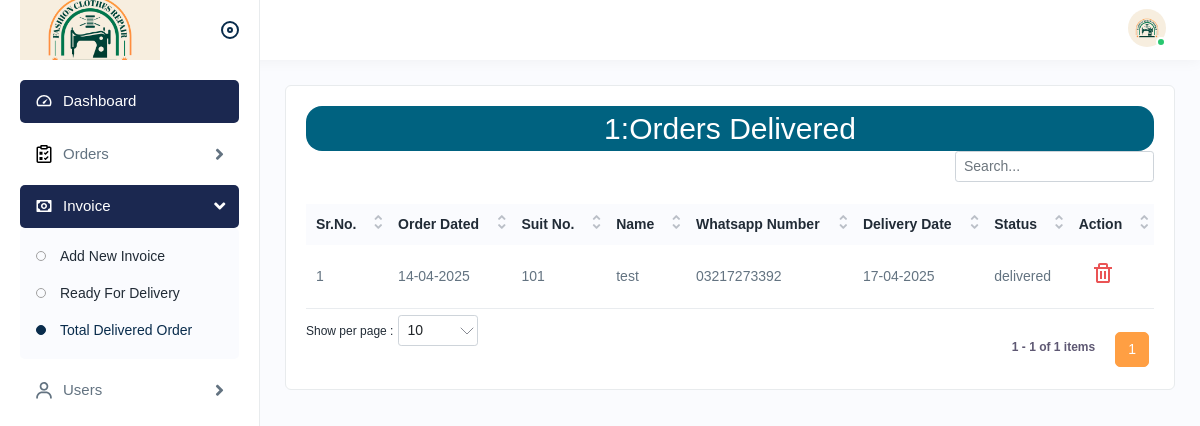
Page /delivered_order.php (signed in) on the committed database.
### tables this page shows
CREATE TABLE `addneworder` (
  `id` int(11) NOT NULL,
  `date` date NOT NULL DEFAULT current_timestamp(),
  `client_name` varchar(100) NOT NULL,
  `cnic` varchar(20) NOT NULL,
  `phone` varchar(20) NOT NULL,
  `stitching_type` varchar(10) NOT NULL,
  `delivery_date` date NOT NULL,
  `delivery_type` varchar(10) NOT NULL,
  `product` varchar(20) NOT NULL,
  `rate` int(11) NOT NULL,
  `quantity` int(11) NOT NULL,
  `sub_total` int(11) NOT NULL,
  `paid_amount` int(11) DEFAULT NULL,
  `due_amount` int(11) NOT NULL,
  `progress_suit` varchar(20) NOT NULL
);

### delivered_order.php (the view, shortened to what this page needs)
<?php include('assets/includes/header.php'); ?>
<?php include('./connect.php'); ?>
<div class="page-wrapper">
    <div class="content">
        <div class="card">
            <div class="card-body">
                <div class="table-responsive" id="raw_category">
                    <?php
                        $count_query = "SELECT COUNT(*) AS total_orders FROM addneworder WHERE progress_suit IN ('delivered')";
                        $count_result = mysqli_query($conn, $count_query);
                        $count_row = mysqli_fetch_assoc($count_result);
                        $total_orders = $count_row['total_orders'];
                        ?>
                    <h2 class="text-center h2_heading"><?php echo $total_orders?>:Orders Delivered</h2>
                    <table id="myTable" class="table  datanew">
                        <thead>
                            <tr>
                                <th>Sr.No.</th>
                                <th>Order Dated</th>
                                <th>Suit No.</th>
                                <th>Name</th>
                                <th>Whatsapp Number</th>
                                <th>Delivery Date</th>
                                <th>Status</th>
                                <th>Action</th>
                            </tr>
                        </thead>
                        <tbody>
                            <?php
                                $query = "SELECT * FROM addneworder WHERE progress_suit IN ('delivered') ORDER BY delivery_date DESC";
                                $db_table_data = mysqli_query($conn, $query);
                                $total_rows = mysqli_num_rows($db_table_data);
                                if($total_rows >0){
                                    $number = 1;
                                    while($result = mysqli_fetch_assoc($db_table_data)){
                                        $order_date = date("d-m-Y", strtotime($result['date']));
                                        $delivery_date = date("d-m-Y", strtotime($result['delivery_date']));
                                        echo "
                                                <tr>
                                                    <td class='td_style'>".$number."</td>
                                                    <td class='td_style'>".$order_date."</td>
                                                    <td class='td_style'>".($result['id'])."</td>
                                                    <td class='td_style'>".($result['client_name'])."</td>
                                                    <td class='td_style'>".($result['phone'])."</td>
                                                    <td class='td_style'>".$delivery_date."</td>
                                                    <td class='td_style'>".($result['progress_suit'])."</td>
                                                    <td>
                                                    <button type='button' class='btn btn-danger delete_btn' style='background:transparent; border:none;' value=".($result['id'])." ><img src='assets/img/icons/delete.svg' alt='img'></button>
                                                    </td>
                                                    </tr>
                                                    ";
                                                $number++;
                                    }
                                }
                            ?>
                        </tbody>
                    </table>
                </div>
            </div>
        </div>
    </div>
</div>
<?php include('assets/includes/footer.php'); ?>

### rows in the picture
addneworder: date "14-04-2025", id "101", client_name "test", phone "03217273392", delivery_date "17-04-2025", progress_suit "delivered"

### other values in the picture
$total_orders "1"
